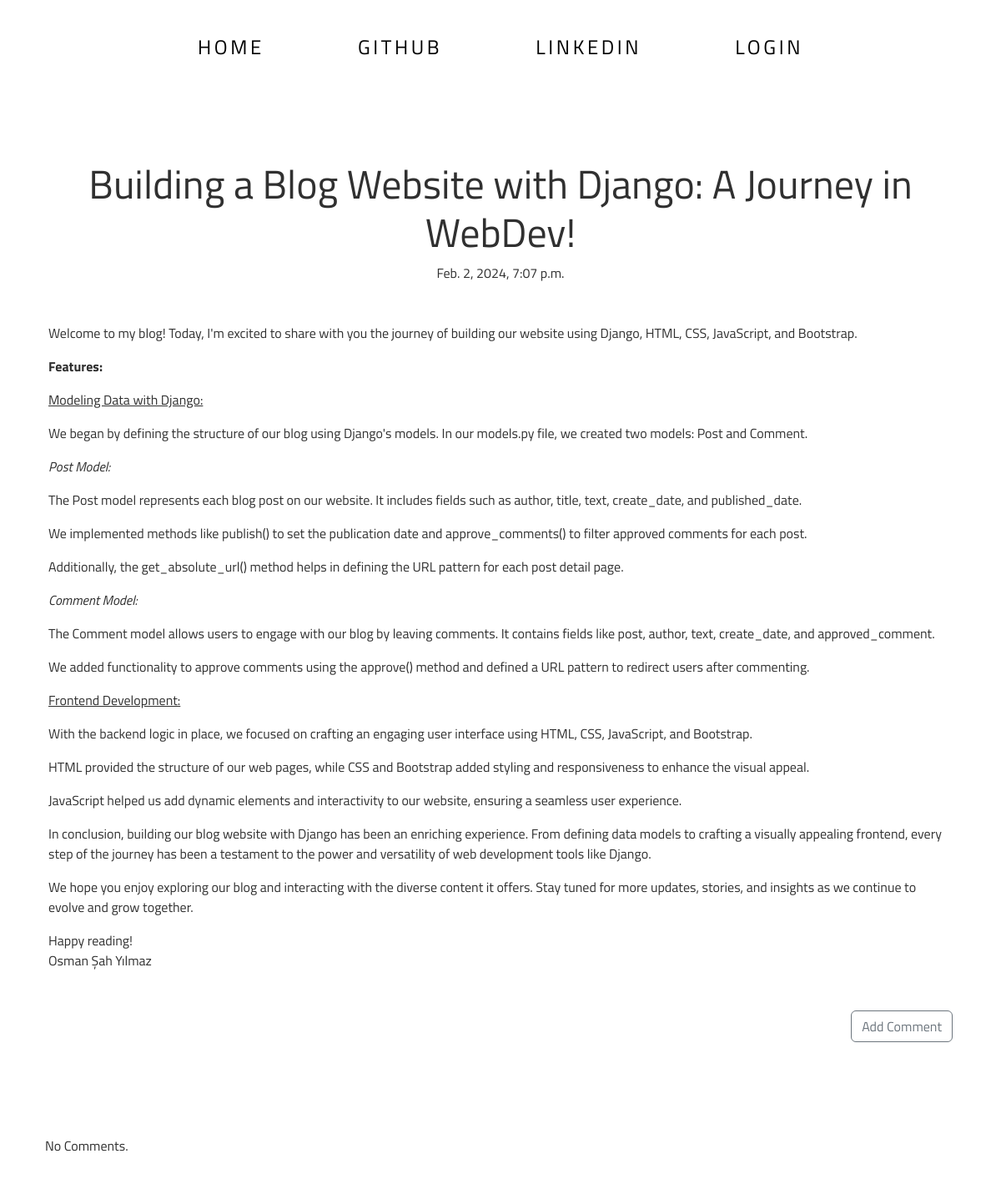
Screenshot of /post/2 with the database file from the repository.
### blog/models.py (models this page shows, shortened)
class Post(models.Model):
    author = models.ForeignKey('auth.User', on_delete=models.CASCADE)
    title = models.CharField(max_length=64)
    text = models.TextField()
    create_date = models.DateTimeField(default= timezone.now)
    published_date = models.DateTimeField(blank=True, null=True)

### blog/views.py (the view)
class PostDetailView(DetailView):
    model = Post

### blog/templates/blog/post_detail.html (shortened to what this page needs)
{% extends 'blog/base.html' %}
{% block content %}
<div class="rounded-3 my-5 p-3">
    <h1 class="post-title">{{post.title}}</h1>
    {% if post.published_date %}
    <div class="date post-date mb-5">
        {{ post.published_date }}
    </div>
    {% else %}
    <div class="d-grid gap-2 d-md-flex justify-content-md-end">
        <a class="btn btn-outline-success" href="{% url 'post_publish' pk=post.pk %}">Publish</a>
    </div>
    {% endif %}
    <p class="post-content fs-5">
        {{ post.text|safe|linebreaksbr}}
    </p>
    <div class="d-grid gap-2 d-md-flex justify-content-md-end  my-5">
    <a class="btn btn-outline-secondary" href="{% url 'add_comment_to_post' pk=post.pk %}">Add Comment</a>
    </div>
</div>
<div class="container ">
    <div class="comment my-5">
        {% for comment in post.comments.all %}
        <br>
        {% if user.is_authenticated or comment.approved_comment%}
        {{comment.created_date}}
        {% if not comment.approved_comment %}
        <a class="btn btn-outline-danger" href="{% url 'comment_remove' pk=comment.pk %}">
            Remove
        </a>
        <a class="btn btn-outline-success" href="{% url 'comment_approve' pk=comment.pk %}">
            Approve
        </a>
        {% endif %}
        <p>{{comment.text|safe|linebreaks}}</p>
        <p>Posted By: {{ comment.author }}</p>
    </div>
    {% endif %}
    {% empty %}
    <p>No Comments.</p>
    {% endfor %}
</div>
{% endblock %}

### blog/static/css/blog.css (style rules this page uses)
body { font-family: 'Titillium Web', sans-serif; color: #303030 !important; }
a { color: inherit; text-decoration: none; }
.post-date { text-align: center; }
.post-title { font-size: 3em; text-align: center; }
.post-content { font-size: 1.5em; }

### rows the page displays
Post: title "Building a Blog Website with Django: A Journey in WebDev!", published_date "Feb. 2, 2024, 7:07 p.m.", text "Welcome to my blog! Today, I'm excited to share with you the journey of building our website using Django, HTML, CSS, JavaScript, and Bootstrap. Features: Modeling Data with Django: We began by defining the structure of our blog using Django's models. In our models.py file, we created two models: Post and Comment. Post Model: The Post model represents each blog post on our website. It includes fields such as author, title, text, create_date, and published_date. We implemented methods like publish() to set the publication date and approve_comments() to filter approved comments for each post. Additionally, the get_absolute_url() method helps in defining the URL pattern for each post detail…"
